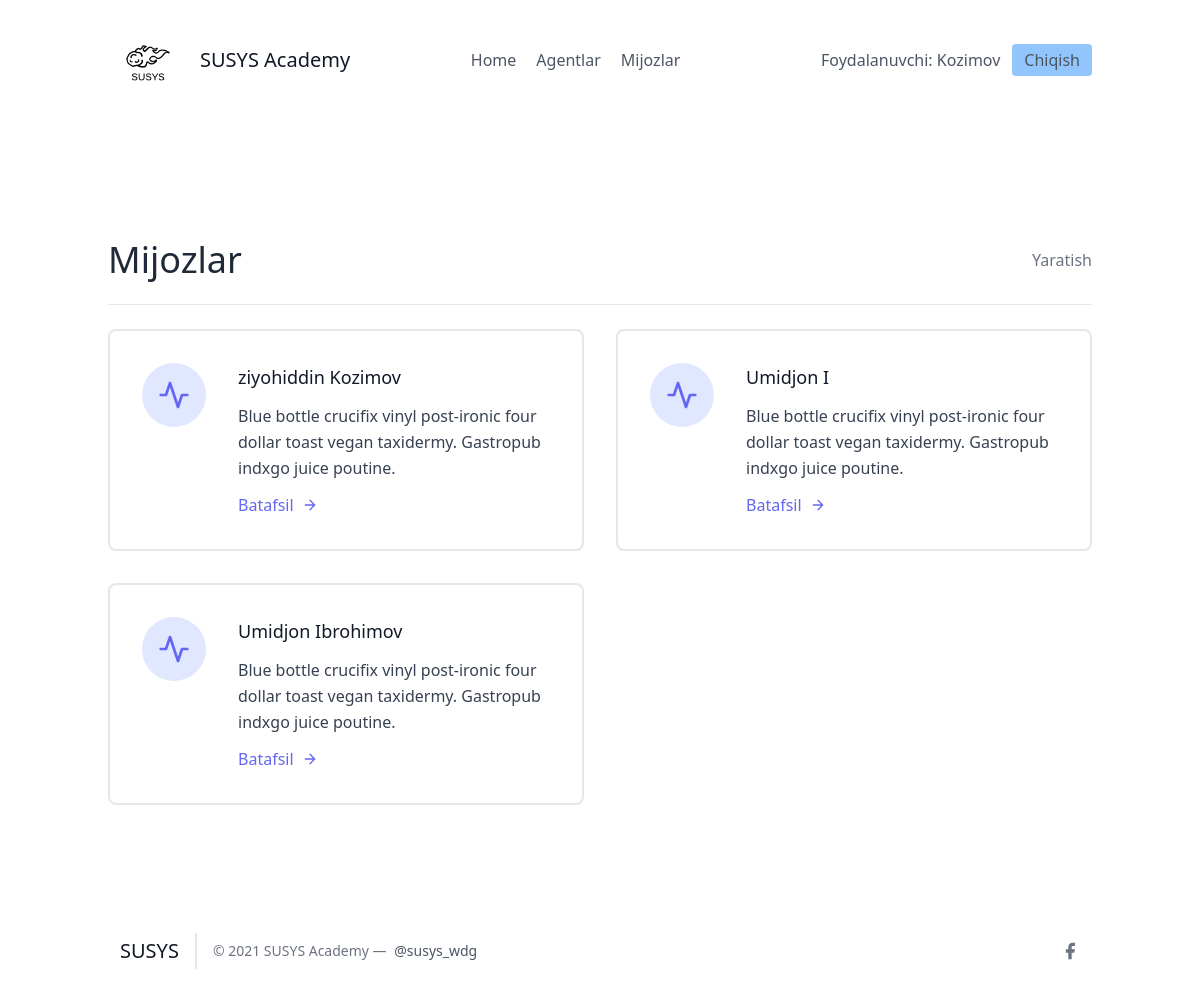
The app's page /leads/ (signed in), older data.
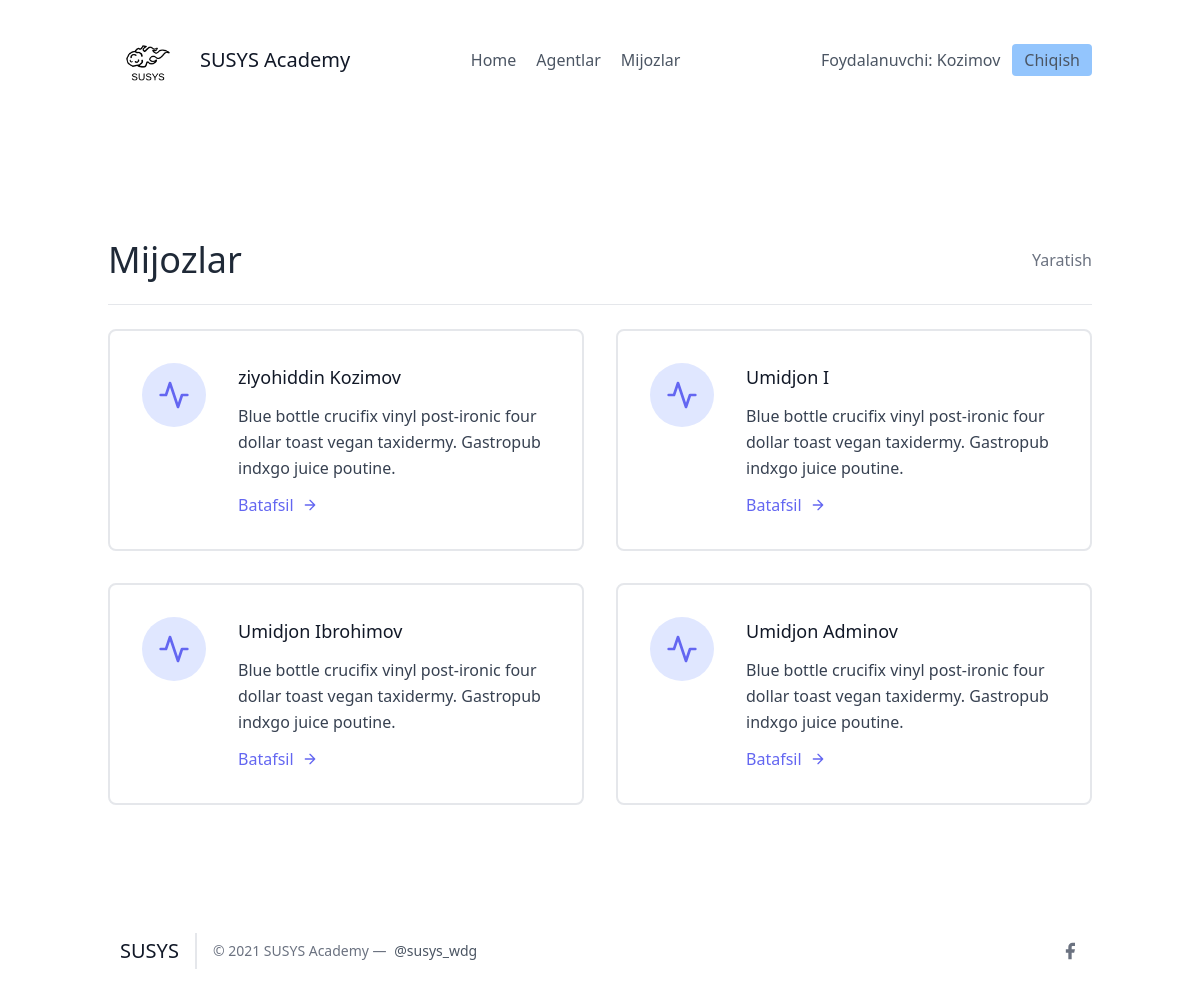
The same page, newer data.
### leads/models.py (models this page shows, shortened)
class Lead(models.Model):
    ismi = models.CharField(max_length=20)
    familiyasi = models.CharField(max_length=20)
    yoshi = models.IntegerField(default=0)
    organisation = models.ForeignKey(UserProfile, on_delete=models.CASCADE)
    agent = models.ForeignKey("Agent", null=True, blank=True, on_delete=models.SET_NULL)
    category = models.ForeignKey("Category", null=True, blank=True, on_delete=models.SET_NULL)

### leads/views.py (the view)
# urls.py: path('', LeadListView.as_view(), name="lead-list"),
class LeadListView(LoginRequiredMixin, ListView):
    template_name = "leads/leads_list.html"
    context_object_name = "leads"
    def get_queryset(self):
        user = self.request.user
        if user.is_organisor:
            queryset = Lead.objects.filter(organisation = user.userprofile)
        else:
            queryset = Lead.objects.filter(organisation = user.agent.organisation)
            queryset = queryset.filter(agent__user = self.request.user)
        return queryset
    def get_context_data(self, **kwargs):
        context = super(LeadListView, self).get_context_data(**kwargs)
        user = self.request.user
        if user.is_organisor:
            queryset = Lead.objects.filter(
                organisation = user.userprofile,
                agent__isnull = True
            )
            context.update({
                "unassigned_leads": queryset
            })
        return context

### leads/templates/leads/leads_list.html (shortened to what this page needs)
{% extends "base.html" %}
{% block content %}
<section class="text-gray-700 body-font">
    <div class="container px-5 py-24 mx-auto flex flex-wrap">
        <div class="w-full mb-6 py-6 flex justify-between items-center border-b border-gray-200">
            <div>
                <h1 class="text-4xl text-gray-800">Mijozlar</h1>
            </div>
            {% if request.user.is_organisor %}
            <div>
                <a class="text-gray-500 hover:text-blue-500" href="{% url 'leads:lead-create' %}">
                    Yaratish
                </a>
            </div>
            {% endif %}
        </div>
        <div class="flex flex-wrap -m-4">
            {% for lead in leads %}
            <div class="p-4 lg:w-1/2 md:w-full">
                <div class="flex border-2 rounded-lg border-gray-200 p-8 sm:flex-row flex-col">
                    <div class="w-16 h-16 sm:mr-8 sm:mb-0 mb-4 inline-flex items-center justify-center rounded-full bg-indigo-100 text-indigo-500 flex-shrink-0">
                        <svg fill="none" stroke="currentColor" stroke-linecap="round" stroke-linejoin="round" stroke-width="2" class="w-8 h-8" viewBox="0 0 24 24">
                            <path d="M22 12h-4l-3 9L9 3l-3 9H2"></path>
                        </svg>
                    </div>
                    <div class="flex-grow">
                        <h2 class="text-gray-900 text-lg title-font font-medium mb-3">
                            {{ lead.ismi }} {{ lead.familiyasi }}
                        </h2>
                        <p class="leading-relaxed text-base">
                            Blue bottle crucifix vinyl post-ironic four dollar toast vegan taxidermy. Gastropub indxgo juice poutine.
                        </p>
                        <a href="{% url 'leads:detallar' lead.pk %}" class="mt-3 text-indigo-500 inline-flex items-center">
                            Batafsil
                            <svg fill="none" stroke="currentColor" stroke-linecap="round" stroke-linejoin="round" stroke-width="2" class="w-4 h-4 ml-2" viewBox="0 0 24 24">
                                <path d="M5 12h14M12 5l7 7-7 7"></path>
                            </svg>
                        </a>
                    </div>
                </div>
            </div>
            {% endfor %}
        </div>
    </div>
</section>
{% endblock content %}

Row changes from the older to the newer data that the page shows:
added Lead: ismi "Umidjon", familiyasi "Adminov"
